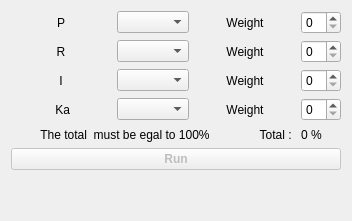
      <widget class="QWidget" name="tab_Carte_Finale">
       <attribute name="title">
        <string>Final map</string>
       </attribute>
       <layout class="QVBoxLayout" name="verticalLayout_11">
        <item>
         <layout class="QVBoxLayout" name="verticalLayout_10">
          <item>
           <layout class="QHBoxLayout" name="horizontalLayout_11">
            <item>
             <widget class="QLabel" name="label_CartePF">
              <property name="minimumSize">
               <size>
                <width>100</width>
                <height>0</height>
               </size>
              </property>
              <property name="maximumSize">
               <size>
                <width>100</width>
                <height>16777215</height>
               </size>
              </property>
              <property name="font">
               <font>
                <weight>50</weight>
                <bold>false</bold>
               </font>
              </property>
              <property name="text">
               <string>P</string>
              </property>
              <property name="alignment">
               <set>Qt::AlignCenter</set>
              </property>
             </widget>
            </item>
            <item>
             <widget class="QgsMapLayerComboBox" name="mMapLayerComboBox_CartePF"/>
            </item>
            <item>
             <widget class="QLabel" name="label_PondP">
              <property name="minimumSize">
               <size>
                <width>100</width>
                <height>0</height>
               </size>
              </property>
              <property name="maximumSize">
               <size>
                <width>100</width>
                <height>16777215</height>
               </size>
              </property>
              <property name="font">
               <font>
                <weight>50</weight>
                <bold>false</bold>
               </font>
              </property>
              <property name="text">
               <string>Weight</string>
              </property>
              <property name="alignment">
               <set>Qt::AlignCenter</set>
              </property>
             </widget>
            </item>
            <item>
             <widget class="QSpinBox" name="spinBox_PondP">
              <property name="minimumSize">
               <size>
                <width>40</width>
                <height>0</height>
               </size>
              </property>
              <property name="maximumSize">
               <size>
                <width>40</width>
                <height>16777215</height>
               </size>
              </property>
              <property name="font">
               <font>
                <weight>50</weight>
                <bold>false</bold>
               </font>
              </property>
              <property name="maximum">
               <number>50</number>
              </property>
              <property name="singleStep">
               <number>1</number>
              </property>
             </widget>
            </item>
           </layout>
          </item>
          <item>
           <layout class="QHBoxLayout" name="horizontalLayout_12">
            <item>
             <widget class="QLabel" name="label_CarteRF">
              <property name="minimumSize">
               <size>
                <width>100</width>
                <height>0</height>
               </size>
              </property>
              <property name="maximumSize">
               <size>
                <width>100</width>
                <height>16777215</height>
               </size>
              </property>
              <property name="font">
               <font>
                <weight>50</weight>
                <bold>false</bold>
               </font>
              </property>
              <property name="text">
               <string>R</string>
              </property>
              <property name="alignment">
               <set>Qt::AlignCenter</set>
              </property>
             </widget>
            </item>
            <item>
             <widget class="QgsMapLayerComboBox" name="mMapLayerComboBox_CarteRF"/>
            </item>
            <item>
             <widget class="QLabel" name="label_PondR">
              <property name="minimumSize">
               <size>
                <width>100</width>
                <height>0</height>
               </size>
              </property>
              <property name="maximumSize">
               <size>
                <width>100</width>
                <height>16777215</height>
               </size>
              </property>
              <property name="font">
               <font>
                <weight>50</weight>
                <bold>false</bold>
               </font>
              </property>
              <property name="text">
               <string>Weight</string>
              </property>
              <property name="alignment">
               <set>Qt::AlignCenter</set>
              </property>
             </widget>
            </item>
            <item>
             <widget class="QSpinBox" name="spinBox_PondR">
              <property name="minimumSize">
               <size>
                <width>40</width>
                <height>0</height>
               </size>
              </property>
              <property name="maximumSize">
               <size>
                <width>40</width>
                <height>16777215</height>
               </size>
              </property>
              <property name="font">
               <font>
                <weight>50</weight>
                <bold>false</bold>
               </font>
              </property>
              <property name="maximum">
               <number>50</number>
              </property>
             </widget>
            </item>
           </layout>
          </item>
          <item>
           <layout class="QHBoxLayout" name="horizontalLayout_13">
            <item>
             <widget class="QLabel" name="label_CarteIF">
              <property name="minimumSize">
               <size>
                <width>100</width>
                <height>0</height>
               </size>
              </property>
              <property name="maximumSize">
               <size>
                <width>100</width>
                <height>16777215</height>
               </size>
              </property>
              <property name="font">
               <font>
                <weight>50</weight>
                <bold>false</bold>
               </font>
              </property>
              <property name="text">
               <string>I</string>
              </property>
              <property name="alignment">
               <set>Qt::AlignCenter</set>
              </property>
             </widget>
            </item>
            <item>
             <widget class="QgsMapLayerComboBox" name="mMapLayerComboBox_CarteIF"/>
            </item>
            <item>
             <widget class="QLabel" name="label_PondI">
              <property name="minimumSize">
               <size>
                <width>100</width>
                <height>0</height>
               </size>
              </property>
              <property name="maximumSize">
               <size>
                <width>100</width>
                <height>16777215</height>
               </size>
              </property>
              <property name="font">
               <font>
                <weight>50</weight>
                <bold>false</bold>
               </font>
              </property>
              <property name="text">
               <string>Weight</string>
              </property>
              <property name="alignment">
               <set>Qt::AlignCenter</set>
              </property>
             </widget>
            </item>
            <item>
             <widget class="QSpinBox" name="spinBox_PondI">
              <property name="minimumSize">
               <size>
                <width>40</width>
                <height>0</height>
               </size>
              </property>
              <property name="maximumSize">
               <size>
                <width>40</width>
                <height>16777215</height>
               </size>
              </property>
              <property name="font">
               <font>
                <weight>50</weight>
                <bold>false</bold>
               </font>
              </property>
              <property name="maximum">
               <number>65</number>
              </property>
             </widget>
            </item>
           </layout>
          </item>
          <item>
           <layout class="QHBoxLayout" name="horizontalLayout_14">
            <item>
             <widget class="QLabel" name="label_CarteKaF">
              <property name="minimumSize">
               <size>
                <width>100</width>
                <height>0</height>
               </size>
              </property>
              <property name="maximumSize">
               <size>
                <width>100</width>
                <height>16777215</height>
               </size>
              </property>
              <property name="font">
               <font>
                <weight>50</weight>
                <bold>false</bold>
               </font>
              </property>
              <property name="text">
               <string> Ka</string>
              </property>
              <property name="alignment">
               <set>Qt::AlignCenter</set>
              </property>
             </widget>
            </item>
            <item>
             <widget class="QgsMapLayerComboBox" name="mMapLayerComboBox_CarteKaF"/>
            </item>
            <item>
             <widget class="QLabel" name="label_PondKa">
              <property name="minimumSize">
               <size>
                <width>100</width>
                <height>0</height>
               </size>
              </property>
              <property name="maximumSize">
               <size>
                <width>100</width>
                <height>16777215</height>
               </size>
              </property>
              <property name="font">
               <font>
                <weight>50</weight>
                <bold>false</bold>
               </font>
              </property>
              <property name="text">
               <string>Weight</string>
              </property>
              <property name="alignment">
               <set>Qt::AlignCenter</set>
              </property>
             </widget>
            </item>
            <item>
             <widget class="QSpinBox" name="spinBox_PondKa">
              <property name="minimumSize">
               <size>
                <width>40</width>
                <height>0</height>
               </size>
              </property>
              <property name="maximumSize">
               <size>
                <width>40</width>
                <height>16777215</height>
               </size>
              </property>
              <property name="font">
               <font>
                <weight>50</weight>
                <bold>false</bold>
               </font>
              </property>
              <property name="maximum">
               <number>65</number>
              </property>
             </widget>
            </item>
           </layout>
          </item>
          <item>
           <layout class="QHBoxLayout" name="horizontalLayout_9">
            <item>
             <widget class="QLabel" name="label_14">
              <property name="font">
               <font>
                <weight>50</weight>
                <bold>false</bold>
               </font>
              </property>
              <property name="text">
               <string>The total  must be egal to 100%</string>
              </property>
              <property name="alignment">
               <set>Qt::AlignCenter</set>
              </property>
             </widget>
            </item>
            <item>
             <widget class="QLabel" name="label_4">
              <property name="minimumSize">
               <size>
                <width>50</width>
                <height>0</height>
               </size>
              </property>
              <property name="maximumSize">
               <size>
                <width>50</width>
                <height>16777215</height>
               </size>
              </property>
              <property name="text">
               <string>Total : </string>
              </property>
              <property name="alignment">
               <set>Qt::AlignRight|Qt::AlignTrailing|Qt::AlignVCenter</set>
              </property>
             </widget>
            </item>
            <item>
             <widget class="QLabel" name="label_sum_ponderation">
              <property name="sizePolicy">
               <sizepolicy hsizetype="Minimum" vsizetype="Minimum">
                <horstretch>0</horstretch>
                <verstretch>0</verstretch>
               </sizepolicy>
              </property>
              <property name="minimumSize">
               <size>
                <width>30</width>
                <height>15</height>
               </size>
              </property>
              <property name="maximumSize">
               <size>
                <width>40</width>
                <height>16777215</height>
               </size>
              </property>
              <property name="text">
               <string>0 %</string>
              </property>
             </widget>
            </item>
           </layout>
          </item>
          <item>
           <widget class="QPushButton" name="pushButton_lancerCarteFinale">
            <property name="enabled">
             <bool>false</bool>
            </property>
            <property name="font">
             <font>
              <weight>75</weight>
              <bold>true</bold>
             </font>
            </property>
            <property name="text">
             <string>Run</string>
            </property>
           </widget>
          </item>
         </layout>
        </item>
        <item>
         <spacer name="verticalSpacer_6">
          <property name="orientation">
           <enum>Qt::Vertical</enum>
          </property>
          <property name="sizeHint" stdset="0">
           <size>
            <width>20</width>
            <height>40</height>
           </size>
          </property>
         </spacer>
        </item>
       </layout>
      </widget>
